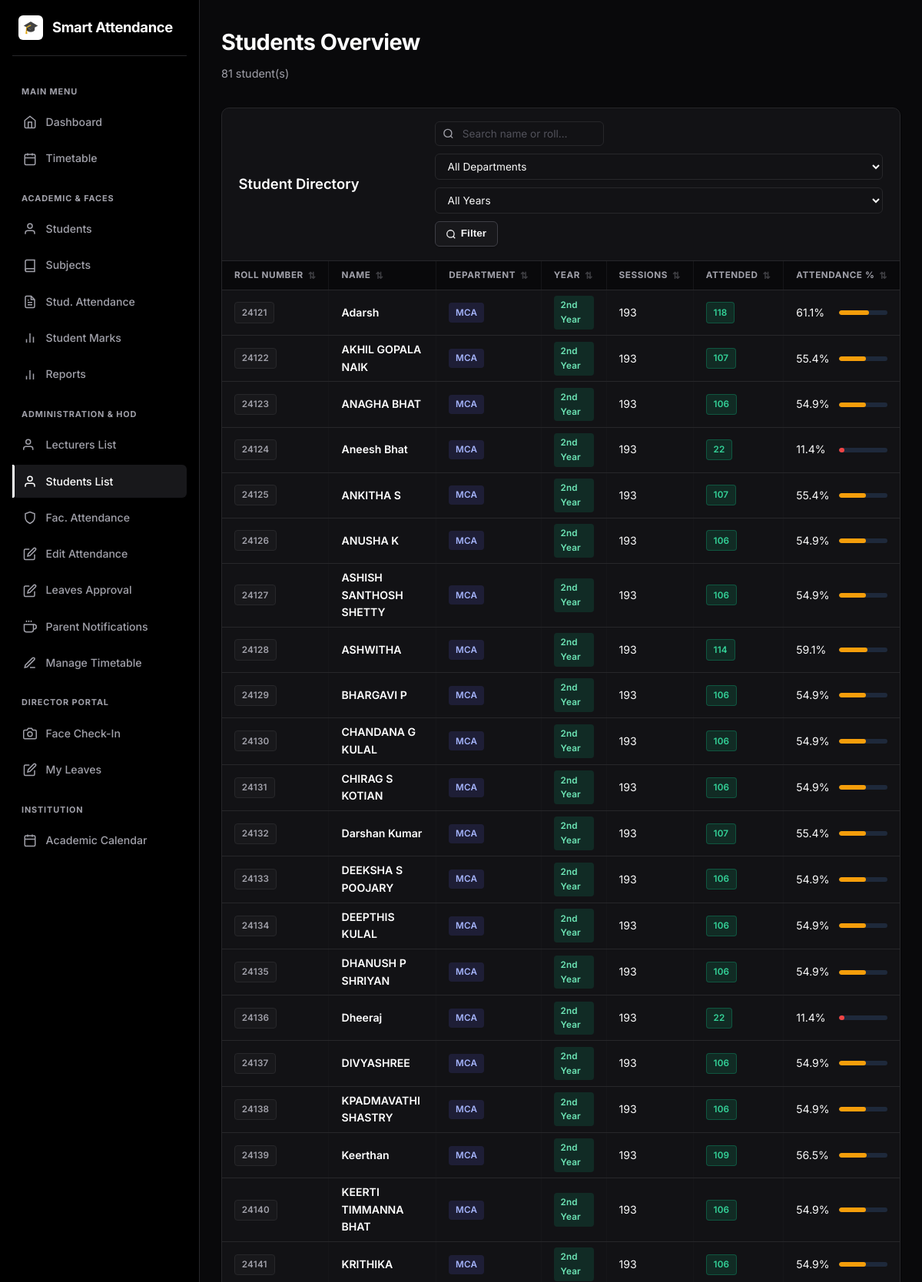
Screenshot of /director/students (signed in, upper part) with the database file from the repository.
### models.py (models this page shows, shortened)
class Student(db.Model):
    __tablename__ = "students"
    id = db.Column(db.Integer, primary_key=True)
    roll_number = db.Column(db.String(40), unique=True, nullable=False, index=True)
    name = db.Column(db.String(120), nullable=False)
    department = db.Column(db.String(80), default="")
    class_name = db.Column(db.String(80), default="")
    phone = db.Column(db.String(20), default="")
    profile_image_path = db.Column(db.String(255), nullable=True)
    created_at = db.Column(db.DateTime, default=datetime.utcnow)
    face_samples = db.relationship(
        "FaceSample", backref="student", cascade="all, delete-orphan"
    )
    attendance_records = db.relationship(
        "Attendance", backref="student", cascade="all, delete-orphan"
    )

### blueprints/director.py (the view, shortened to what this page needs)
@director_bp.route("/students")
@login_required
@director_required
def students_index():
    q          = request.args.get("q", "").strip()
    dept_filter  = request.args.get("dept", "").strip()
    year_filter  = request.args.get("year", "").strip() or request.args.get("class_name", "").strip()
    if current_user.role == 'hod' and current_user.department:
        dept_filter = current_user.department
    total_sessions, rows = _student_stats()
    if q:
        ql = q.lower()
        rows = [r for r in rows if ql in r["student"].name.lower()
                                or ql in r["student"].roll_number.lower()]
    if dept_filter:
        rows = [r for r in rows if r["student"].department == dept_filter]
    from models import Student
    if current_user.role == 'hod' and current_user.department:
        all_depts = [current_user.department]
    else:
        all_depts = sorted(set(s.department for s in Student.query.all() if s.department))
    all_years = ["1st Year", "2nd Year"]
    return render_template(
        "director/students.html",
        rows=rows, total_sessions=total_sessions,
        q=q, dept_filter=dept_filter, class_filter=year_filter,
        all_depts=all_depts, all_years=all_years
    )

### templates/director/students.html (shortened to what this page needs)
{% extends "base.html" %}
{% block content %}
<div style="display:flex; justify-content:space-between; align-items:flex-end; margin-bottom: 2rem;">
  <div>
    <h1>Students Overview</h1>
    <p class="subtitle" style="margin-bottom:0;">
      {{ rows | length }} student(s)
    </p>
  </div>
</div>
<div class="card card-table">
  <div class="card-table-header">
    <h2>Student Directory</h2>
    <form method="get" style="display:flex; gap:0.6rem; align-items:center; flex-wrap:wrap;">
      <div style="position:relative; width:220px;">
        <input name="q" value="{{ q }}" placeholder="Search name or roll…"
               style="width:100%; padding:0.45rem 0.8rem 0.45rem 2.2rem; font-size:0.85rem; border-radius:6px; background:var(--bg-card,#121215); border:1px solid var(--card-border,#27272a); color:var(--text-main,#fafafa);">
      </div>
      <select name="dept"
              style="padding:0.45rem 0.75rem; border-radius:6px; font-size:0.85rem;
                     background:var(--bg-card,#121215);
                     border:1px solid var(--card-border,#27272a);
                     color:var(--text-main,#fafafa); cursor:pointer;">
        <option value="">All Departments</option>
      </select>
      <select name="class_name"
              style="padding:0.45rem 0.75rem; border-radius:6px; font-size:0.85rem;
                     background:var(--bg-card,#121215);
                     border:1px solid var(--card-border,#27272a);
                     color:var(--text-main,#fafafa); cursor:pointer;">
        <option value="">All Years</option>
      </select>
      <button class="btn btn-secondary btn-sm" type="submit" style="padding:0.45rem 0.85rem; display:inline-flex; align-items:center; gap:0.35rem;">
        <svg width="14" height="14" viewBox="0 0 24 24" fill="none" stroke="currentColor" stroke-width="2.2"><circle cx="11" cy="11" r="8"></circle><line x1="21" y1="21" x2="16.65" y2="16.65"></line></svg>
        Filter
      </button>
    </form>
  </div>
  <div class="table-responsive">
    <table>
      <thead>
        <tr>
          <th>Roll Number</th>
          <th>Name</th>
          <th>Department</th>
          <th>Year</th>
          <th>Sessions</th>
          <th>Attended</th>
          <th>Attendance %</th>
        </tr>
      </thead>
      <tbody>
        {% for r in rows %}
        <tr>
          <td><span class="badge badge-muted">{{ r.student.roll_number }}</span></td>
          <td style="font-weight:600; color:#fff;">{{ r.student.name }}</td>
          <td>
            {% if r.student.department %}
            <span class="badge" style="background:rgba(99,102,241,0.15); color:#a5b4fc;">
              {{ r.student.department }}
            </span>
            {% else %}—{% endif %}
          </td>
          <td>
            {% if '1' in (r.student.class_name or '') %}
            <span class="badge" style="background:rgba(59,130,246,0.15); color:#93c5fd;">1st Year</span>
            {% elif '2' in (r.student.class_name or '') %}
            <span class="badge" style="background:rgba(16,185,129,0.15); color:#6ee7b7;">2nd Year</span>
            {% elif r.student.class_name %}
            <span class="badge badge-muted">{{ r.student.class_name }}</span>
            {% else %}—{% endif %}
          </td>
          <td>{{ r.total }}</td>
          <td><span class="badge badge-yes">{{ r.present }}</span></td>
          <td>
            <div style="display:flex; align-items:center; gap:0.5rem;">
              <span style="min-width:3rem;">{{ r.percentage }}%</span>
              <div style="flex-grow:1; background:var(--bg-lighter,#1e293b);
                          height:6px; border-radius:3px; overflow:hidden;">
                <div style="width:{{ r.percentage }}%; height:100%;
                            background:{% if r.percentage >= 75 %}var(--primary,#6366f1)
                                       {% elif r.percentage >= 50 %}#f59e0b
                                       {% else %}#ef4444{% endif %};
                            border-radius:3px;"></div>
              </div>
            </div>
          </td>
        </tr>
        {% else %}
        <tr>
          <td colspan="7" style="text-align:center; padding:3rem 2rem;" class="muted">
            No students match the selected filters.
          </td>
        </tr>
        {% endfor %}
      </tbody>
    </table>
  </div>
</div>
{% endblock %}

### static/style.css (style rules this page uses)
:root { --bg-dark: #09090b; --bg-darker: #000000; --bg-card: #121215; --card-border: #27272a; --primary: #ffffff; --primary-hover: #e4e4e7; --primary-text: #000000; --secondary: #18181b; --secondary-hover: #27272a; --text-main: #fafafa; --text-muted: #a1a1aa; --border-light: #27272a; --border-focus: #fafafa; --success: #10b981; --success-bg: rgba(16, 185, 129, 0.1); --danger: #ef4444; --danger-bg: rgba(239, 68, 68, 0.1); --warning: #f59e0b; --warning-bg: rgba(245, 158, 11, 0.1); --info: #a1a1aa; --info-bg: rgba(161, 161, 170, 0.1); --sidebar-width: 260px; --shadow-sm: 0 1px 2px 0 rgba(0, 0, 0, 0.5); --shadow-md: 0 4px 12px rgba(0, 0, 0, 0.5); --shadow-lg: 0 8px 24px rgba(0, 0, 0, 0.7); --radius-sm: 6px; --radius: 10px; --radius-lg: 14px; --transition: all 0.2s ease; }
* { box-sizing: border-box; }
body { margin: 0; font-family: 'Inter', -apple-system, BlinkMacSystemFont, "Segoe UI", Roboto, sans-serif; background-color: var(--bg-dark); color: var(--text-main); line-height: 1.6; -webkit-font-smoothing: antialiased; min-height: 100vh; overflow-x: hidden; }
html, * { scrollbar-width: thin; scrollbar-color: rgba(161, 161, 170, 0.3) transparent; }
h1 { font-size: 1.8rem; font-weight: 700; letter-spacing: -0.02em; margin: 0 0 0.4rem; color: #ffffff; }
h2 { font-size: 1.15rem; font-weight: 600; margin: 1.25rem 0 0.85rem; color: #ffffff; }
.subtitle { color: var(--text-muted); font-size: 0.9rem; margin: 0 0 1.75rem; }
.card { background: var(--bg-card); border: 1px solid var(--card-border); border-radius: var(--radius); padding: 1.5rem; margin-bottom: 1.25rem; box-shadow: var(--shadow-sm); transition: var(--transition); }
.card h2:first-child { margin-top: 0; }
input, select, textarea { width: 100%; padding: 0.7rem 0.9rem; background: #09090b; border: 1px solid var(--card-border); border-radius: var(--radius-sm); color: #ffffff; font-family: inherit; font-size: 0.9rem; transition: var(--transition); }
select option { background: #121215; color: #ffffff; }
input::placeholder, textarea::placeholder { color: #52525b; }
.btn, a.btn, button.btn { display: inline-flex; align-items: center; justify-content: center; gap: 0.5rem; background: #ffffff !important; color: #000000 !important; border: 1px solid #ffffff; padding: 0.6rem 1.2rem; border-radius: var(--radius-sm); font-size: 0.85rem; font-weight: 700; cursor: pointer; line-height: 1.25; white-space: nowrap; vertical-align: middle; text-decoration: none !important; box-shadow: 0 1px 2px rgba(0,0,0,0.2); transition: all 0.2s cubic-bezier(0.16, 1, 0.3, 1); }
.btn svg, a.btn svg, button.btn svg { stroke: #000000; color: #000000; }
.btn-secondary, a.btn-secondary, button.btn-secondary { background: #18181b !important; color: #f4f4f5 !important; border: 1px solid #3f3f46; }
.btn-secondary svg, a.btn-secondary svg, button.btn-secondary svg { stroke: currentColor; color: #f4f4f5; }
.btn-sm { padding: 0.35rem 0.7rem; font-size: 0.77rem; border-radius: 6px; gap: 0.35rem; }
.badge { display: inline-flex; align-items: center; padding: 0.2rem 0.55rem; border-radius: 4px; font-size: 0.73rem; font-weight: 600; letter-spacing: 0.02em; }
.badge-yes { background: rgba(16,185,129,0.15); color: #34d399; border: 1px solid rgba(16,185,129,0.3); }
.badge-muted { background: #18181b; color: var(--text-muted); border: 1px solid var(--card-border); }
.card-table { padding: 0; overflow: hidden; }
.card-table-header { padding: 1.1rem 1.35rem; border-bottom: 1px solid var(--card-border); display: flex; align-items: center; justify-content: space-between; flex-wrap: wrap; gap: 0.85rem; }
.card-table-header h2 { margin: 0; }
.table-responsive { overflow-x: auto; }
table { width: 100%; border-collapse: collapse; }
th, td { padding: 0.45rem 1rem; text-align: left; border-bottom: 1px solid var(--card-border); border-right: 1px solid rgba(255,255,255,0.02); font-size: 0.88rem; }
th:last-child, td:last-child { border-right: none; }
th { color: var(--text-muted); font-size: 0.73rem; font-weight: 700; text-transform: uppercase; background: #09090b; letter-spacing: 0.05em; white-space: nowrap; position: sticky; top: 0; z-index: 10; padding: 0.55rem 1rem; }
tbody tr { transition: var(--transition); }
th.sortable-th { cursor: pointer; user-select: none; transition: background 0.15s ease, color 0.15s ease; }

### rows the page displays
Student: student.roll_number "24121", student.name "Adarsh", student.department "MCA"
Student: student.roll_number "24122", student.name "AKHIL GOPALA NAIK", student.department "MCA"
Student: student.roll_number "24123", student.name "ANAGHA BHAT", student.department "MCA"
Student: student.roll_number "24124", student.name "Aneesh Bhat", student.department "MCA"
Student: student.roll_number "24125", student.name "ANKITHA S", student.department "MCA"
Student: student.roll_number "24126", student.name "ANUSHA K", student.department "MCA"
Student: student.roll_number "24127", student.name "ASHISH SANTHOSH SHETTY", student.department "MCA"
Student: student.roll_number "24128", student.name "ASHWITHA", student.department "MCA"
Student: student.roll_number "24129", student.name "BHARGAVI P", student.department "MCA"
Student: student.roll_number "24130", student.name "CHANDANA G KULAL", student.department "MCA"
Student: student.roll_number "24131", student.name "CHIRAG S KOTIAN", student.department "MCA"
Student: student.roll_number "24132", student.name "Darshan Kumar", student.department "MCA"
Student: student.roll_number "24133", student.name "DEEKSHA S POOJARY", student.department "MCA"
Student: student.roll_number "24134", student.name "DEEPTHIS KULAL", student.department "MCA"
Student: student.roll_number "24135", student.name "DHANUSH P SHRIYAN", student.department "MCA"
Student: student.roll_number "24136", student.name "Dheeraj", student.department "MCA"
Student: student.roll_number "24137", student.name "DIVYASHREE", student.department "MCA"
Student: student.roll_number "24138", student.name "KPADMAVATHI SHASTRY", student.department "MCA"
Student: student.roll_number "24139", student.name "Keerthan", student.department "MCA"
Student: student.roll_number "24140", student.name "KEERTI TIMMANNA BHAT", student.department "MCA"
Student: student.roll_number "24141", student.name "KRITHIKA", student.department "MCA"

### other values shown
{{ rows | length }} "81"
{{ r.total }} "193" "193" "193" "193" "193" "193" "193" "193" "193" "193" "193" "193" "193" "193" "193" "193" "193" "193" "193" "193" "193"
{{ r.present }} "118" "107" "106" "22" "107" "106" "106" "114" "106" "106" "106" "107" "106" "106" "106" "22" "106" "106" "109" "106" "106"
{{ r.percentage }} "61.1" "55.4" "54.9" "11.4" "55.4" "54.9" "54.9" "59.1" "54.9" "54.9" "54.9" "55.4" "54.9" "54.9" "54.9" "11.4" "54.9" "54.9" "56.5" "54.9" "54.9"
